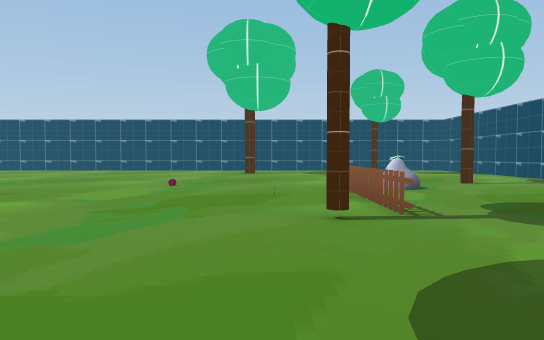
View 1 (above)

19 first-person views from a walk through a scene from a Unity 3-D project. The camera is 1.2 m above the floor, tilts 2° down and sees 70° across. The floor is counted in squares, 2 m on a side. Each view is taken from the middle of a square. On the plan, view 1 faces up. The plan holds only what a view shows up to about 11 squares ahead; the rest is blank. The place goes on beyond the plan. The player character is not drawn.

View 2
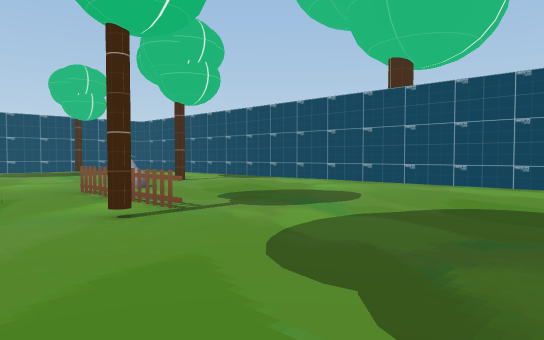

View 3
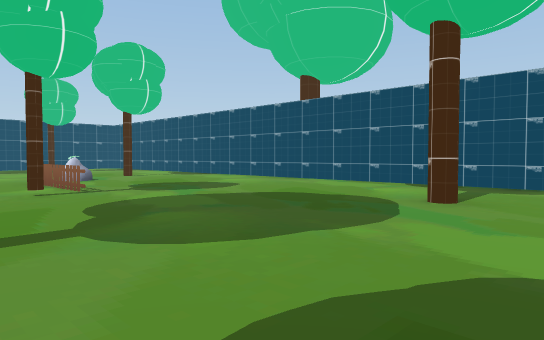

View 4
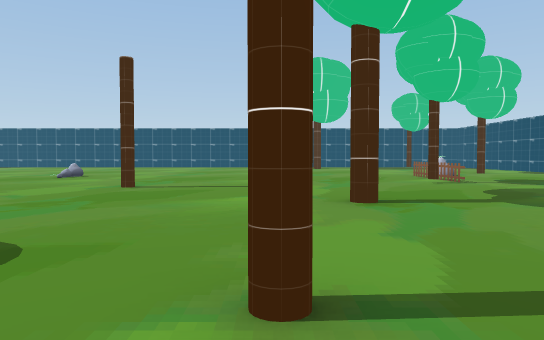

View 5
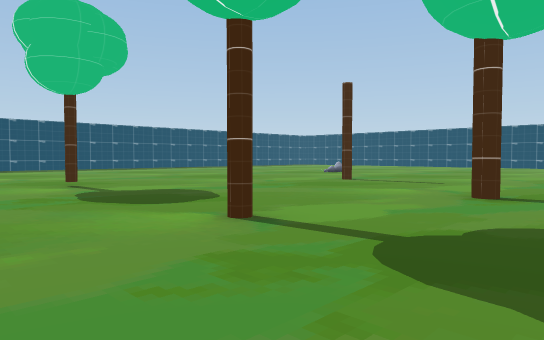

View 6
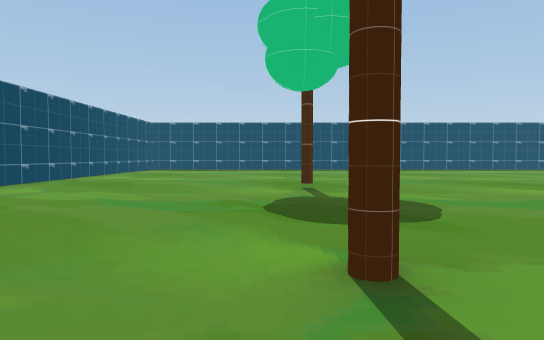

View 7
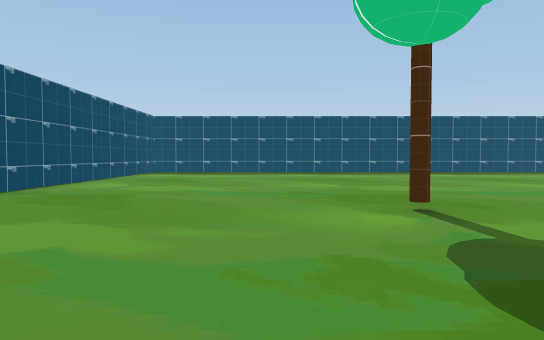

View 8
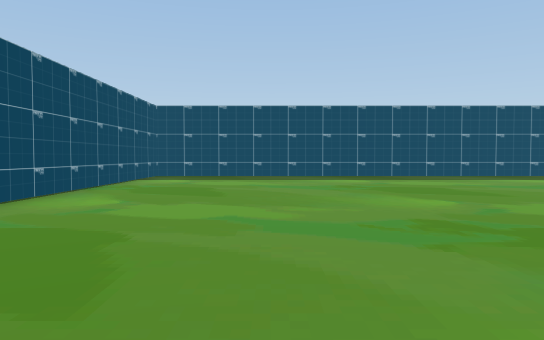

View 9
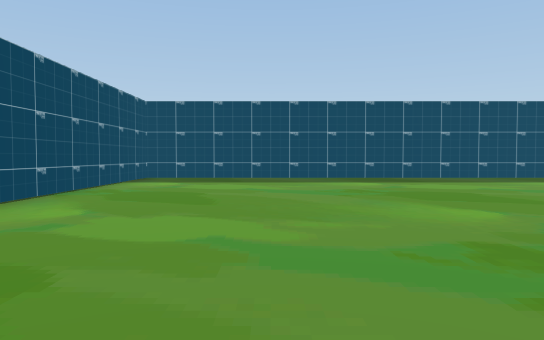

View 10
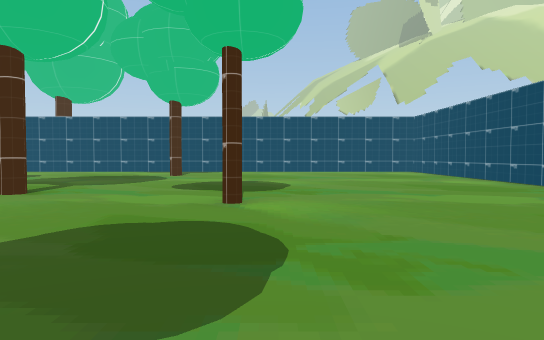

View 11
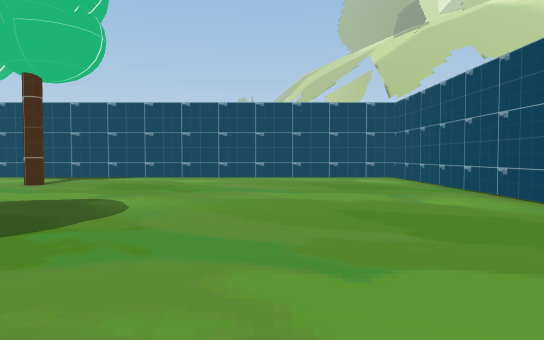

View 12
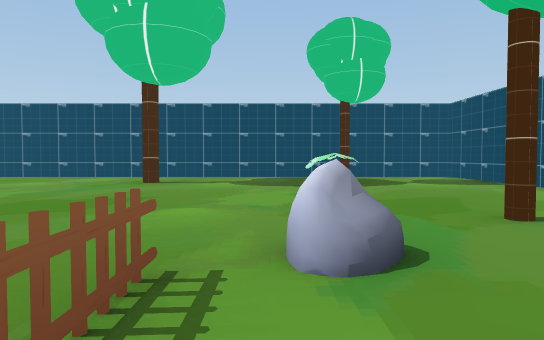

View 13
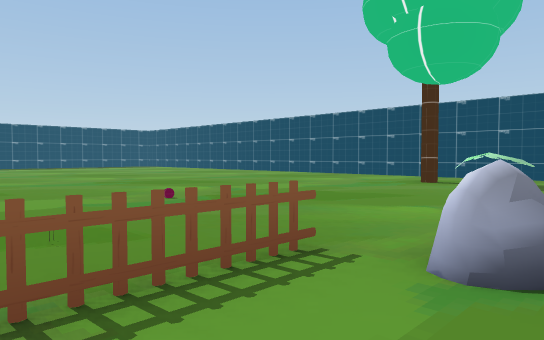

View 14
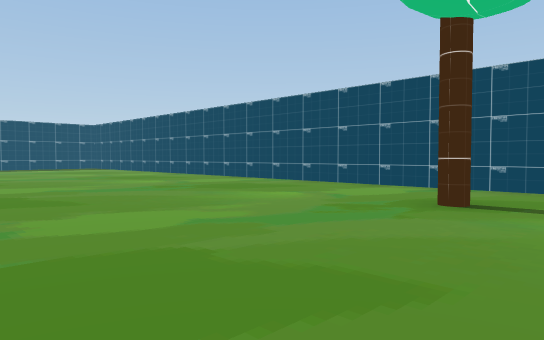

View 15
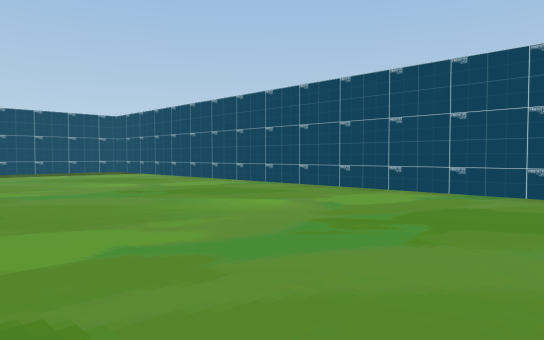

View 16
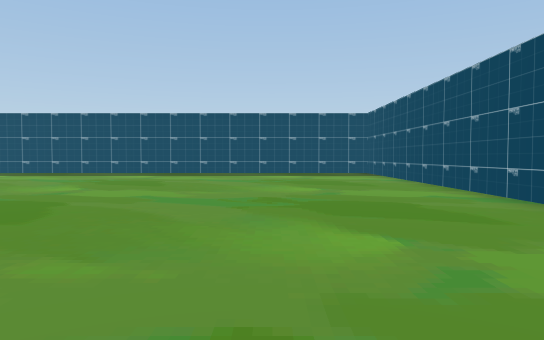

View 17
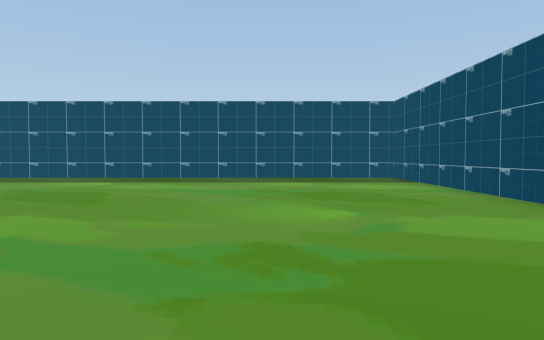

View 18
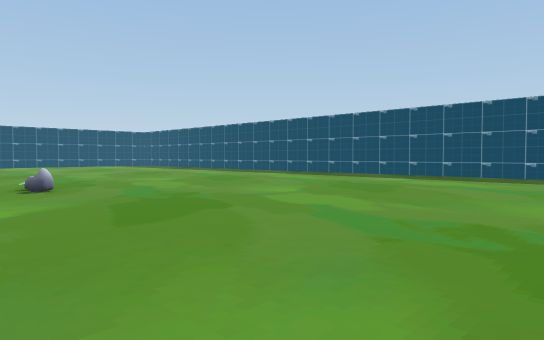

View 19
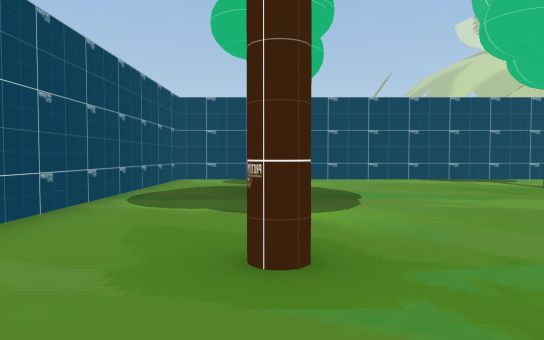

### Floor plan
Key: @ floor where view 1 was taken; # wall or solid block; . floor; O other object.
Columns run from 19 left of view 1 to 8 right of it. Each row starts with its distance up from view 1.
 17 ############################
 16 #..........................#
 15 #..........................#
 14 #.................#....O...#
 13 #..........................#
 12 #..........................#
 11 #..........................#
 10 #..........................#
  9 #......................#...#
  8 #................O.........#
  7 #.........O.........OO.....#
  6 #. .................O......#
  5 #     ..............O......#
  4        .............O......#
  3        ......#......O......#
  2 #   .. ....................#
  1 #.. .......................#
  0 #................#.@.......#
 -1 #......................#...#
 -2 #..........................#
 -3 #..........O....#..........
 -4 #..........................
 -5 #..........................
 -6 #..........................
 -7 #..........................
 -8 #.............  ...........
 -9 #...........      .........
-10 ###########        ########

Positions as (right, up) in squares from view 1, and headings:
1: (0, 0), facing up
2: (-1, 0), facing up-right
3: (-1, -3), facing up-right
4: (-3, -5), facing up
5: (0, -6), facing up-left
6: (-1, -4), facing left
7: (-4, -5), facing left
8: (-7, -6), facing left
9: (-8, -6), facing left
10: (-8, -4), facing right
11: (-4, -6), facing right
12: (2, 5), facing up
13: (3, 5), facing up-left
14: (1, 9), facing up-left
15: (-4, 10), facing up-left
16: (-5, 13), facing left
17: (-8, 13), facing left
18: (-7, 14), facing down-left
19: (-3, 14), facing right
